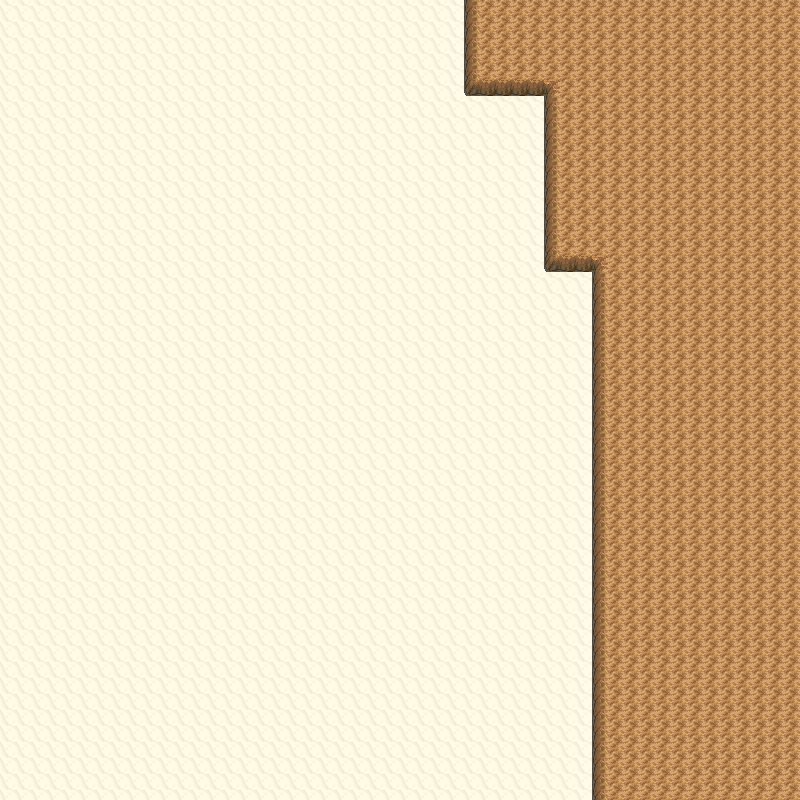

Rendered tile map (Tiled .tmx) drawn with the repository's tilesets; below, a short description and the map source with its tile grids summarised:
An orthogonal 50x50 tile map with 16x16 px tiles, 4 tile layers (Grass, Walkable, Collisions, WalkBehind), 5 tilesets.

<map version="1.0" orientation="orthogonal" width="50" height="50" tilewidth="16" tileheight="16">
 <tileset firstgid="1" source="Cliffs01.tsx" />
 <tileset firstgid="231" source="Cliffs02.tsx" />
 <tileset firstgid="343" source="SinnohInteriorSet1.tsx" />
 <tileset firstgid="2711" source="Water02.tsx" />
 <tileset firstgid="2903" source="Orre Tileset 1.tsx" />
 <layer name="Grass" width="50" height="50">
  <data>[2500 cells, 2500 non-empty, 1 distinct tile ids]</data>
 </layer>
 <layer name="Walkable" width="50" height="50">
  <data>[2500 cells, 0 non-empty, 0 distinct tile ids]</data>
 </layer>
 <layer name="Collisions" width="50" height="50">
  <data>[2500 cells, 731 non-empty, 5 distinct tile ids]</data>
 </layer>
 <layer name="WalkBehind" width="50" height="50">
  <data>[2500 cells, 0 non-empty, 0 distinct tile ids]</data>
 </layer>
</map>
